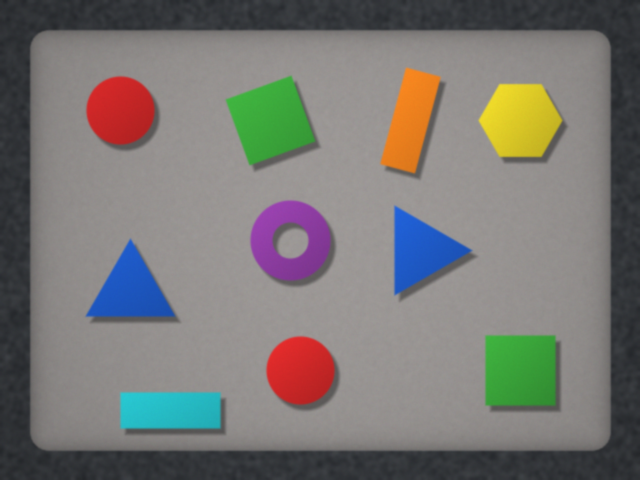
//> input picture assets/images/sample_color.png, 640 x 480 px
$ ./api   (built with g++ and OpenCV 4)
//> lines starting //> are read from the running program, lines starting //| are printed output that depends on the picture; after the words box and inside, x2 and y2 are one past the last pixel; in counts of white or black regions, pixels touching at a corner belong together
// 브리지 API 점검: 각 함수를 불러 결과 요약을 출력한다 (node tools/try.mjs tools/tests/api.cpp)
#include <opencv2/opencv.hpp>
#include <iostream>
#include <functional>
using namespace cv;
using namespace std;

static int fails = 0;
static void T(const char* name, const function<void()>& f) {
    try { f(); }
    catch (const cv::Exception& e) { fails++; cout << "FAIL " << name << ": " << e.what(); }
    catch (const std::exception& e) { fails++; cout << "FAIL " << name << ": " << e.what() << endl; }
}

int main() {
    Mat img = imread("images/sample_color.png");
//> img is the input picture: 480 rows x 640 cols, CV_8UC3; mean B, G, R 115.5, 119, 120.9
    Mat gray; cvtColor(img, gray, COLOR_BGR2GRAY);
//> after `cvtColor(img, gray, COLOR_BGR2GRAY)`:
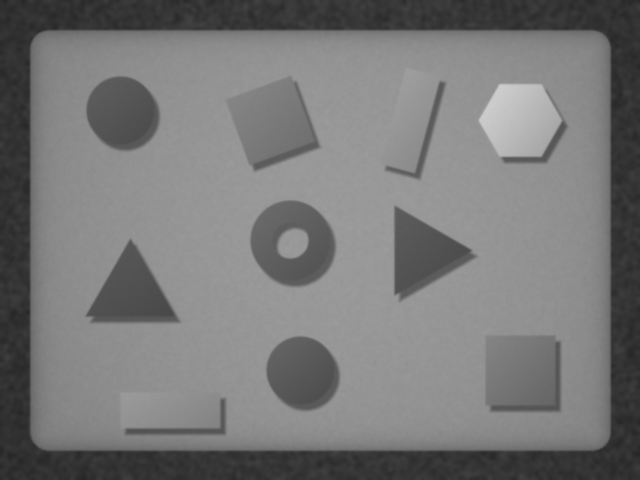
//> gray: 480 rows x 640 cols, CV_8UC1; min 38, max 206, mean 119.2
    Mat bin; threshold(gray, bin, 128, 255, THRESH_BINARY);
//> after `threshold(gray, bin, 128, 255, THRESH_BINARY)`:
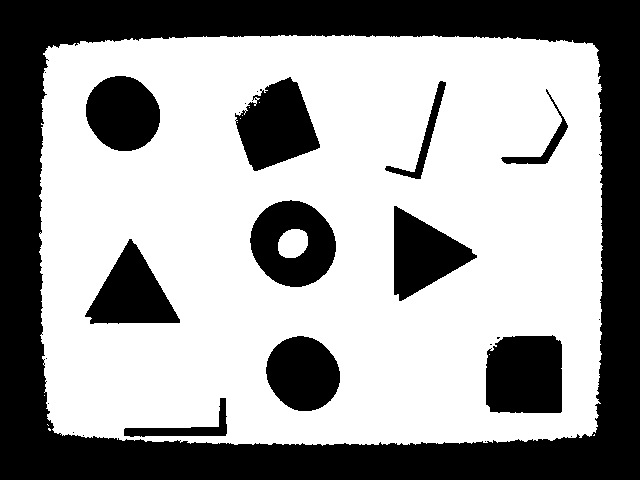
//> bin: 480 rows x 640 cols, CV_8UC1; 61.6% white; 24 black regions (13 under 20 px), largest, box (x1, y1, x2, y2) and area: (0, 0, 640, 480) 82546, (486, 335, 562, 413) 5571, (250, 200, 336, 287) 5007
    Mat coins = imread("images/coins_parts.png", IMREAD_GRAYSCALE);
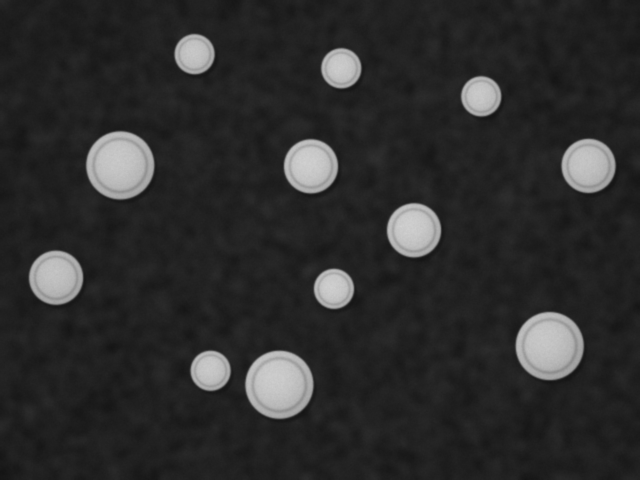
//> input picture assets/images/coins_parts.png, 640 x 480 px
//> coins is the input picture: 480 rows x 640 cols, CV_8UC1; min 20, max 209, mean 45.3

    T("arith", [&] {
        Mat a = img + Scalar(10, 20, 30); Mat b = img - img; Mat c = img * 0.5; Mat d = img / 2; Mat e = ~bin; Mat f = bin & bin; Mat g = gray > 100;
        Mat h; add(gray, 50, h); Mat i; subtract(Scalar(255), gray, i); Mat j; multiply(gray, gray, j, 1.0 / 255); Mat k; divide(gray, 2, k);
        Mat l; absdiff(gray, Scalar(128), l); Mat m; addWeighted(img, 0.7, img, 0.3, 0, m); Mat n; compare(gray, 128, n, CMP_GE);
        Mat o; inRange(img, Scalar(0, 0, 0), Scalar(100, 100, 100), o); Mat p = cv::abs(gray - 128);
        cout << "arith " << a.at<Vec3b>(0, 0) << " " << sum(b)[0] << " " << (int)c.at<Vec3b>(5, 5)[0] << " " << countNonZero(e) + countNonZero(g) << " " << (int)h.at<uchar>(0, 0)
             << " " << (int)i.at<uchar>(0, 0) << " " << countNonZero(o) << " " << countNonZero(n) << " " << mean(p)[0] << endl;
    });
    T("stats", [&] {
        double mn, mx; Point pmn, pmx; minMaxLoc(gray, &mn, &mx, &pmn, &pmx);
        Scalar mu, sd; meanStdDev(gray, mu, sd);
        cout << "stats " << mn << " " << mx << " " << pmn << " " << pmx << " " << mu[0] << " " << sd[0] << " " << norm(gray) << " " << norm(gray, gray) << endl;
    });
    T("split/merge", [&] {
        vector<Mat> ch; split(img, ch); Mat m; merge(ch, m); Mat arr[3]; split(img, arr);
        cout << "split " << ch.size() << " " << ch[0].type() << " " << norm(m, img) << " " << arr[2].size() << endl;
    });
    T("geom", [&] {
        Mat f; flip(img, f, 1); Mat r; rotate(img, r, ROTATE_90_CLOCKWISE); Mat t = gray.t(); Mat hc; hconcat(gray, gray, hc); Mat vc; vconcat(gray, gray, vc);
        Mat b; copyMakeBorder(gray, b, 5, 5, 5, 5, BORDER_CONSTANT, Scalar(0));
        Mat M = getRotationMatrix2D(Point2f(320, 240), 30, 1.0); Mat w; warpAffine(img, w, M, img.size());
        Point2f s[4] = { {0, 0}, {639, 0}, {639, 479}, {0, 479} }, d[4] = { {10, 10}, {600, 30}, {630, 470}, {5, 450} };
        Mat P = getPerspectiveTransform(s, d); Mat wp; warpPerspective(img, wp, P, Size(640, 480));
        Mat A = getAffineTransform(s, d);
        cout << "geom " << f.size() << r.size() << t.size() << hc.size() << vc.size() << b.size() << " " << M.at<double>(0, 0) << " " << P.type() << " " << A.size() << " " << wp.size() << endl;
        cout << M << endl;
    });
    T("filters", [&] {
        Mat a, b, c, d, e, f, g, h, k;
        blur(gray, a, Size(5, 5)); GaussianBlur(gray, b, Size(5, 5), 0); medianBlur(gray, c, 5); bilateralFilter(img, d, 9, 75, 75);
        Mat ker = (Mat_<float>(3, 3) << 0, -1, 0, -1, 5, -1, 0, -1, 0); filter2D(gray, e, -1, ker);
        Sobel(gray, f, CV_16S, 1, 0); Laplacian(gray, g, CV_16S); Canny(gray, h, 50, 150); boxFilter(gray, k, -1, Size(3, 3));
        Mat sc; convertScaleAbs(f, sc); Mat sch; Scharr(gray, sch, CV_32F, 0, 1);
        cout << "filters " << (int)a.at<uchar>(100, 100) << " " << (int)b.at<uchar>(100, 100) << " " << countNonZero(h) << " " << f.type() << " " << sc.type() << " " << sch.type() << endl;
    });
    T("morph", [&] {
        Mat k = getStructuringElement(MORPH_ELLIPSE, Size(5, 5));
        Mat a, b, c; erode(bin, a, k); dilate(bin, b, Mat(), Point(-1, -1), 2); morphologyEx(bin, c, MORPH_OPEN, k);
        cout << "morph " << k.size() << " " << countNonZero(a) << " " << countNonZero(b) << " " << countNonZero(c) << endl << k << endl;
    });
    T("resize/pyr", [&] {
        Mat a, b, c; resize(img, a, Size(320, 240), 0, 0, INTER_AREA); pyrDown(img, b); pyrUp(b, c);
        cout << "resize " << a.size() << b.size() << c.size() << endl;
    });
    T("hist", [&] {
        Mat hist; int histSize = 256; float range[] = { 0, 256 }; const float* ranges[] = { range }; int ch0 = 0;
        calcHist(&gray, 1, &ch0, Mat(), hist, 1, &histSize, ranges);
        Mat eq; equalizeHist(gray, eq);
        Ptr<CLAHE> cl = createCLAHE(2.0, Size(8, 8)); Mat c; cl->apply(gray, c);
        Mat h2; calcHist(vector<Mat>{ gray }, { 0 }, Mat(), h2, { 32 }, { 0, 256 });
        cout << "hist " << hist.size() << " " << hist.type() << " " << sum(hist)[0] << " " << h2.size() << " " << compareHist(hist, hist, HISTCMP_CORREL) << " " << c.type() << endl;
    });
    T("adaptive", [&] { Mat a; adaptiveThreshold(gray, a, 255, ADAPTIVE_THRESH_GAUSSIAN_C, THRESH_BINARY, 11, 2); cout << "adaptive " << countNonZero(a) << endl; });
    T("contours", [&] {
        Mat b; threshold(coins, b, 0, 255, THRESH_BINARY | THRESH_OTSU);
        vector<vector<Point>> cs; vector<Vec4i> hi; findContours(b, cs, hi, RETR_TREE, CHAIN_APPROX_SIMPLE);
        cout << "contours " << cs.size() << " " << hi.size();
        if (!cs.empty()) {
            auto& c = cs[0];
            vector<Point> ap; approxPolyDP(c, ap, 0.02 * arcLength(c, true), true);
            RotatedRect rr = minAreaRect(c); Point2f cc; float rad; minEnclosingCircle(c, cc, rad);
            vector<Point> hull; convexHull(c, hull); vector<int> hidx; convexHull(c, hidx);
            Moments m = moments(c); double hu[7]; HuMoments(m, hu);
            cout << " area " << contourArea(c) << " ap " << ap.size() << " rr " << rr.size << " circ " << cc << " " << rad << " hull " << hull.size() << "/" << hidx.size()
                 << " m00 " << m.m00 << " convex " << isContourConvex(hull) << " ppt " << pointPolygonTest(c, Point2f(cc), false);
            if (c.size() >= 5) { RotatedRect el = fitEllipse(c); cout << " el " << el.center; }
            Vec4f line; fitLine(c, line, DIST_L2, 0, 0.01, 0.01); cout << " line " << line[0];
            if (hidx.size() > 3) { vector<Vec4i> def; convexityDefects(c, hidx, def); cout << " def " << def.size(); }
        }
        cout << endl;
        Mat draw = Mat::zeros(b.size(), CV_8UC3); drawContours(draw, cs, -1, Scalar(0, 255, 0), 2);
        cout << "drawn " << countNonZero(draw.reshape(1)) << endl;
    });
    T("cc", [&] {
        Mat b; threshold(coins, b, 0, 255, THRESH_BINARY | THRESH_OTSU);
        Mat lab, st, cen; int n = connectedComponentsWithStats(b, lab, st, cen);
        Mat l2; int n2 = connectedComponents(b, l2);
        cout << "cc " << n << " " << n2 << " " << st.size() << " " << st.type() << " " << cen.type() << " area1 " << (n > 1 ? st.at<int>(1, CC_STAT_AREA) : 0) << endl;
        Mat dt; distanceTransform(b, dt, DIST_L2, 3); double mx; minMaxLoc(dt, nullptr, &mx); cout << "dist " << mx << endl;
    });
    T("hough", [&] {
        Mat e; Canny(gray, e, 50, 150);
        vector<Vec2f> L; HoughLines(e, L, 1, CV_PI / 180, 150); vector<Vec4i> LP; HoughLinesP(e, LP, 1, CV_PI / 180, 50, 30, 10);
        Mat bl; medianBlur(coins, bl, 5); vector<Vec3f> C; HoughCircles(bl, C, HOUGH_GRADIENT, 1, 20, 100, 30, 5, 100);
        cout << "hough " << L.size() << " " << LP.size() << " " << C.size() << endl;
    });
    T("template", [&] {
        Mat t = gray(Rect(100, 100, 50, 40)).clone(); Mat r; matchTemplate(gray, t, r, TM_CCOEFF_NORMED);
        double mx; Point loc; minMaxLoc(r, nullptr, &mx, nullptr, &loc); cout << "template " << r.size() << " " << mx << " " << loc << endl;
    });
    T("drawing", [&] {
        Mat c = Mat::zeros(200, 300, CV_8UC3);
        line(c, Point(0, 0), Point(299, 199), Scalar(255, 0, 0), 2); circle(c, Point(150, 100), 40, Scalar(0, 0, 255), FILLED);
        ellipse(c, Point(150, 100), Size(80, 30), 30, 0, 360, Scalar(0, 255, 0), 1); rectangle(c, Point(10, 10), Point(60, 50), Scalar(255, 255, 0), -1);
        putText(c, "OpenCV", Point(20, 180), FONT_HERSHEY_SIMPLEX, 1.0, Scalar(255, 255, 255), 2);
        vector<Point> poly{ {200, 20}, {280, 40}, {250, 90} }; fillPoly(c, vector<vector<Point>>{ poly }, Scalar(0, 128, 255)); polylines(c, poly, true, Scalar(255, 255, 255));
        arrowedLine(c, Point(10, 100), Point(100, 100), Scalar(0, 255, 255)); drawMarker(c, Point(250, 150), Scalar(255, 0, 255));
        int base = 0; Size ts = getTextSize("OpenCV", FONT_HERSHEY_SIMPLEX, 1.0, 2, &base);
        Mat roi = c(Rect(100, 50, 100, 100)); circle(roi, Point(50, 50), 10, Scalar(1, 2, 3), -1);
        cout << "drawing " << countNonZero(c.reshape(1)) << " text " << ts << " base " << base << " roi " << c.at<Vec3b>(100, 150) << endl;
    });
    T("features", [&] {
        Ptr<ORB> orb = ORB::create(300); vector<KeyPoint> kp; Mat des; orb->detectAndCompute(gray, noArray(), kp, des);
        Mat g2; resize(gray, g2, Size(), 0.9, 0.9); vector<KeyPoint> kp2; Mat des2; orb->detectAndCompute(g2, Mat(), kp2, des2);
        BFMatcher bf(NORM_HAMMING, true); vector<DMatch> ms; bf.match(des, des2, ms);
        auto knn = BFMatcher::create(NORM_HAMMING); vector<vector<DMatch>> km; knn->knnMatch(des, des2, km, 2);
        Mat out; drawMatches(gray, kp, g2, kp2, ms, out); Mat ko; drawKeypoints(gray, kp, ko, Scalar(0, 255, 0));
        cout << "orb " << kp.size() << " " << des.size() << " " << des.type() << " matches " << ms.size() << " knn " << km.size() << (km.empty() ? 0 : km[0].size()) << " out " << out.size() << " " << ko.type() << " kp0 " << kp[0].pt << " " << kp[0].size << endl;
        vector<Point2f> a, b; for (auto& m : ms) { a.push_back(kp[m.queryIdx].pt); b.push_back(kp2[m.trainIdx].pt); }
        Mat mask; Mat H = findHomography(a, b, RANSAC, 3, mask);
        vector<Point2f> src{ {0, 0}, {100, 0} }, dst; if (!H.empty()) perspectiveTransform(src, dst, H);
        cout << "homography " << H.size() << " " << (H.empty() ? 0 : H.at<double>(0, 0)) << " inl " << countNonZero(mask) << " " << dst.size() << endl;
        vector<Point2f> corners; goodFeaturesToTrack(gray, corners, 50, 0.01, 10); cout << "gftt " << corners.size() << endl;
        vector<KeyPoint> fk; FastFeatureDetector::create(30)->detect(gray, fk); cout << "fast " << fk.size() << endl;
    });
    T("video", [&] {
        VideoCapture cap(0); Mat f; int n = 0; Ptr<BackgroundSubtractorMOG2> bs = createBackgroundSubtractorMOG2(); Mat fg;
        cout << "cap " << cap.isOpened() << " " << cap.get(CAP_PROP_FRAME_WIDTH) << "x" << cap.get(CAP_PROP_FRAME_HEIGHT) << endl;
        Mat prev; vector<Point2f> p0;
        while (cap.read(f) && n < 5) {
            n++; bs->apply(f, fg);
            Mat g; cvtColor(f, g, COLOR_BGR2GRAY);
            if (!prev.empty()) { vector<Point2f> p1; vector<uchar> st; vector<float> er; if (p0.empty()) goodFeaturesToTrack(prev, p0, 30, 0.01, 10); if (!p0.empty()) calcOpticalFlowPyrLK(prev, g, p0, p1, st, er); cout << " lk " << p1.size(); }
            prev = g;
        }
        cout << " frames " << n << " fg " << fg.type() << endl;
    });
    T("qr/misc", [&] {
        QRCodeDetector q; string s = q.detectAndDecode(img); cout << "qr '" << s << "'" << endl;
        Mat data(20, 2, CV_32F); randu(data, 0, 100); Mat labels, centers; double comp = kmeans(data, 3, labels, TermCriteria(TermCriteria::EPS + TermCriteria::COUNT, 10, 1.0), 3, KMEANS_PP_CENTERS, centers);
        cout << "kmeans " << labels.size() << " " << centers.size() << " " << (comp > 0) << endl;
        Mat lut(1, 256, CV_8U); for (int i = 0; i < 256; i++) lut.at<uchar>(i) = 255 - i; Mat inv; LUT(gray, lut, inv); cout << "lut " << (int)inv.at<uchar>(0, 0) + (int)gray.at<uchar>(0, 0) << endl;
        Mat cm; applyColorMap(gray, cm, COLORMAP_JET); cout << "colormap " << cm.type() << endl;
        Mat nrm; normalize(gray, nrm, 0, 1, NORM_MINMAX, CV_32F); cout << "normalize " << nrm.type() << endl;
        Mat ig; integral(gray, ig); cout << "integral " << ig.size() << " " << ig.type() << endl;
        Mat fl; gray.convertTo(fl, CV_32F); Mat dftm; dft(fl, dftm, DFT_COMPLEX_OUTPUT); cout << "dft " << dftm.type() << endl;
        Mat A = (Mat_<double>(2, 2) << 4, 7, 2, 6); cout << "inv " << A.inv() << " det " << determinant(A) << endl << A * A.inv() << endl;
        imwrite("out.png", img); Mat back = imread("out.png"); cout << "imwrite " << back.size() << " " << norm(back, img) << endl;
        Mat fm = Mat::zeros(coins.size(), CV_8UC1); floodFill(fm, Point(5, 5), Scalar(200)); cout << "flood " << countNonZero(fm) << endl;
        vector<Point> nz; findNonZero(bin, nz); cout << "nonzero " << nz.size() << endl;
        Mat big = imread("images/nothing.png"); cout << "empty " << big.empty() << endl;
    });
    cout << "fails " << fails << endl;
    return 0;
}
